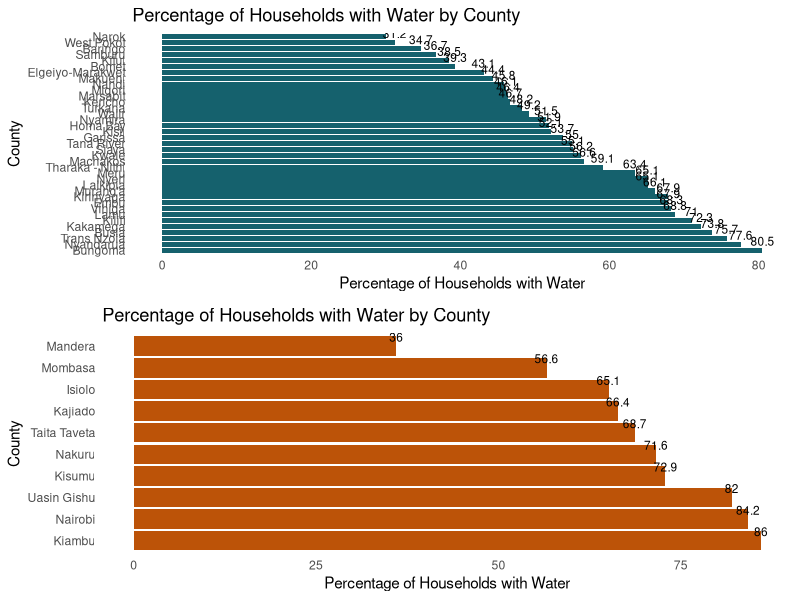
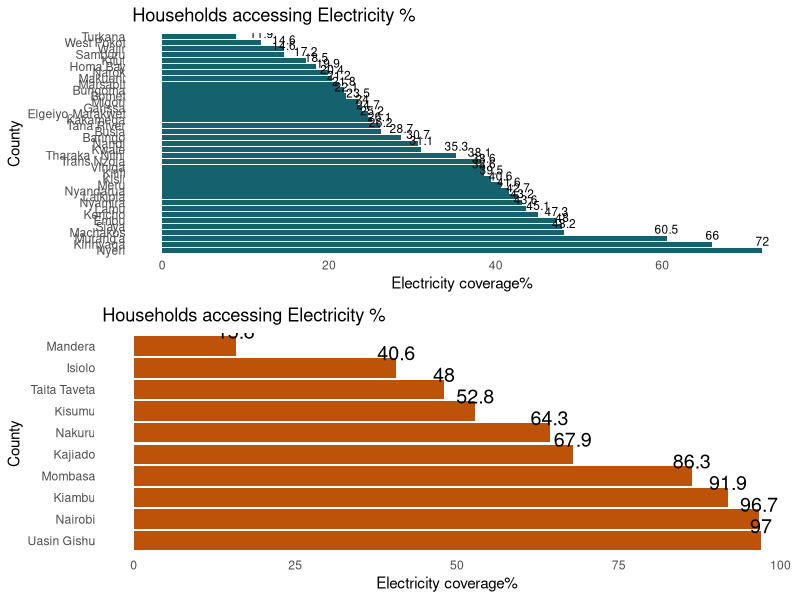
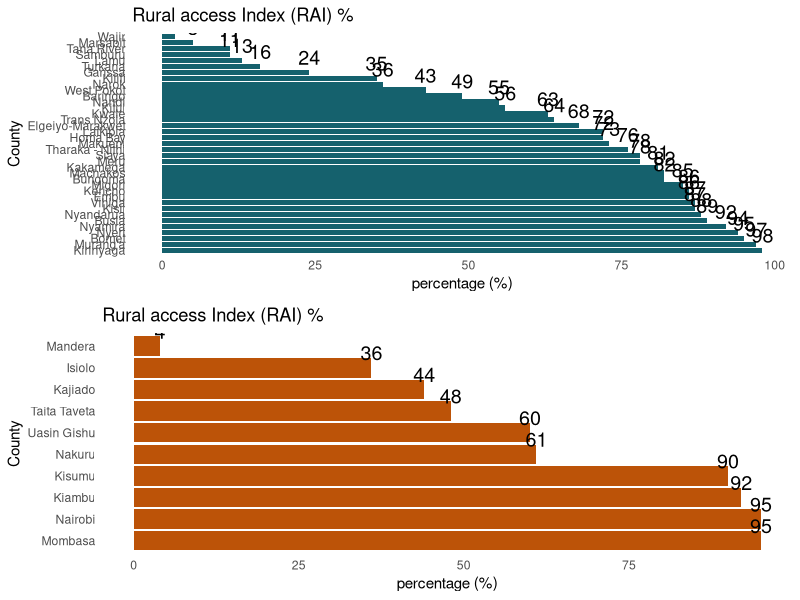
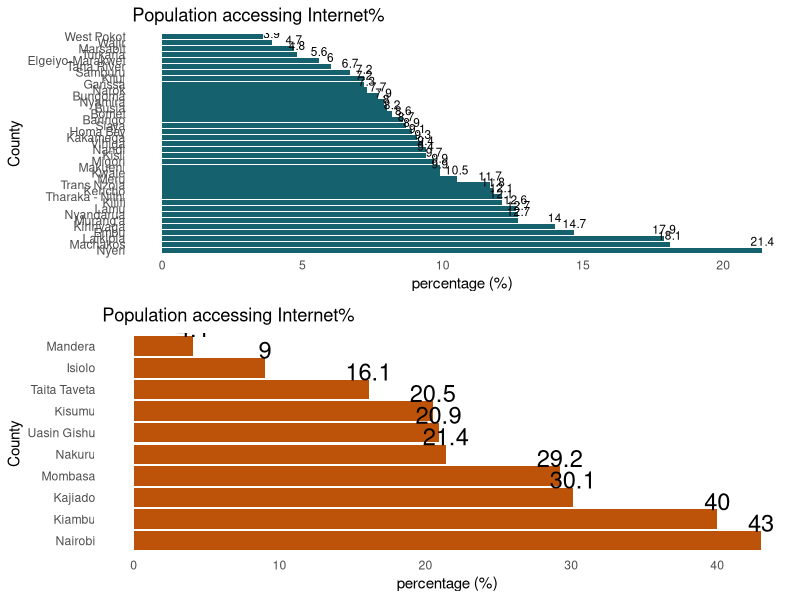
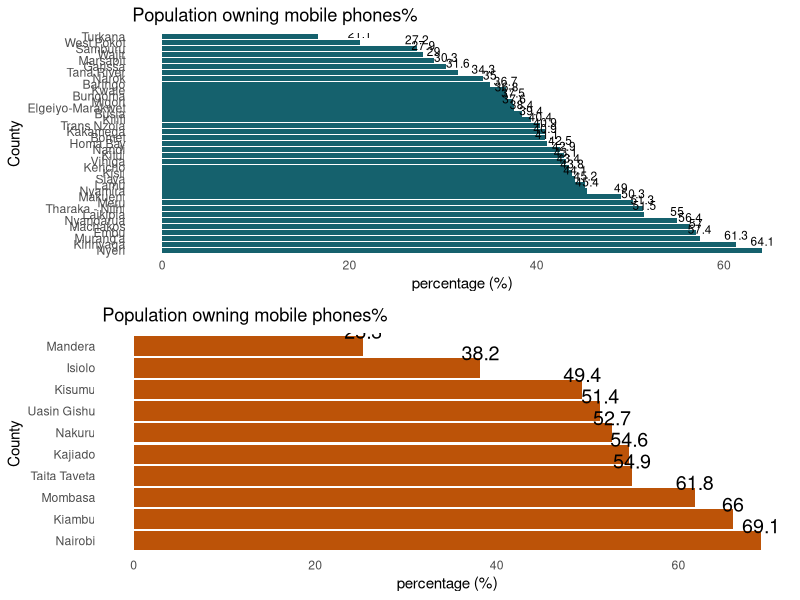

The R source for these figures, in order:
## ---- chunk 1
knitr::opts_chunk$set(echo = F, comment =  NA, message = F, warning = F)
## ---- chunk 2
# load the dataset
setwd("D:/Willy/datathon")
# list.files()
library(readxl)
library(gridExtra)
library(tidyverse)
kenya1<- read_excel("Dataset.xlsx", sheet = "data")
colors = c('#15616D','#BC5308','#C5CAB8','#8AA79F','#FFECD1','#FF7D00', '#FFB569','#001524')
# colnames(kenya1)

## ---- chunk 3
water_county <-kenya1 %>% 
  filter(Status== "Rural") %>% 
  select("County","Status","Households with water %")

fig1<- ggplot(water_county, aes(x = reorder(County, -`Households with water %`), y = `Households with water %`, fill = Status))+
  geom_bar(stat = "identity", position = "dodge",show.legend = FALSE, fill = '#15616D') +
  geom_text(aes(label = `Households with water %`), vjust = -0.5,hjust =0.5, size = 3)+
  labs(title = "Percentage of Households with Water by County",
       x = "County",
       y = "Percentage of Households with Water") +
  theme_minimal()+
  coord_flip()+
   theme(panel.grid = element_blank())
## ---- chunk 4
water_county <-kenya1 %>% 
  filter(Status== "Urban") %>% 
  select("County","Status","Households with water %")

fig2<- ggplot(water_county, aes(x = reorder(County, -`Households with water %`), y = `Households with water %`, fill = Status))+
  geom_bar(stat = "identity", position = "dodge",show.legend = FALSE,fill = '#BC5308') +
  geom_text(aes(label = `Households with water %`), vjust = -0.5,hjust =0.5, size = 3)+
  labs(title = "Percentage of Households with Water by County",
       x = "County",
       y = "Percentage of Households with Water") +
  theme_minimal()+
  coord_flip()+
  theme(panel.grid = element_blank())
## ---- chunk 5

grid.arrange(fig1,fig2,ncol=1)
## ---- chunk 6
# water_county
## ---- chunk 7
Electricity_county<-kenya1 %>% 
  filter(Status=="Rural") %>% 
  select("County","Status","Household with Electricity %") %>% 
  arrange(`Household with Electricity %`)
fig3<-ggplot(Electricity_county, aes(x = reorder(County, -`Household with Electricity %`), y = `Household with Electricity %`, fill = Status))+
  geom_bar(stat = "identity", position = "dodge",show.legend = FALSE, fill= '#15616D') +
  geom_text(aes(label = `Household with Electricity %`), vjust = -0.5,hjust =0.5, size = 3)+
  labs(title = "Households accessing Electricity %",
       x = "County",
       y = "Electricity coverage%") +
  theme_minimal()+
  coord_flip()+
   theme(panel.grid = element_blank())
## ---- chunk 8
Electricity_county<-kenya1 %>% 
  filter(Status=="Urban") %>% 
  select("County","Status","Household with Electricity %") %>% 
  arrange(`Household with Electricity %`)
fig4<-ggplot(Electricity_county, aes(x = reorder(County, -`Household with Electricity %`), y = `Household with Electricity %`, fill = Status))+
  geom_bar(stat = "identity", position = "dodge",show.legend = FALSE,fill= '#BC5308') +
  geom_text(aes(label = `Household with Electricity %`), vjust = -0.5,hjust =0.5, size = 5)+
  labs(title = "Households accessing Electricity %",
       x = "County",
       y = "Electricity coverage%") +
  theme_minimal()+
  coord_flip()+
   theme(panel.grid = element_blank())
## ---- chunk 9
grid.arrange(fig3,fig4,ncol=1)
## ---- chunk 10
Rural_index_county<-kenya1 %>%
  filter(Status=="Rural") %>% 
  select("County","Status","Rural Access Index%") 

fig5<- ggplot(Rural_index_county, aes(x = reorder(County,-`Rural Access Index%`), y = `Rural Access Index%`, fill = Status))+
  geom_bar(stat = "identity", position = "dodge",show.legend = FALSE,fill ='#15616D') +
  geom_text(aes(label = `Rural Access Index%`), vjust = -0.5,hjust =0.5, size = 5)+
  labs(title = "Rural access Index (RAI) %",
       x = "County",
       y = "percentage (%)") +
  theme_minimal()+
  scale_fill_manual(values = colors)+
  coord_flip()+
  theme(panel.grid = element_blank())
## ---- chunk 11
Rural_index_county<-kenya1 %>%
  filter(Status=="Urban") %>% 
  select("County","Status","Rural Access Index%") 

fig6<- ggplot(Rural_index_county, aes(x = reorder(County,-`Rural Access Index%`), y = `Rural Access Index%`, fill = Status))+
  geom_bar(stat = "identity", position = "dodge",show.legend = FALSE, fill = '#BC5308') +
  geom_text(aes(label = `Rural Access Index%`), vjust = -0.5,hjust =0.5, size = 5)+
  labs(title = "Rural access Index (RAI) %",
       x = "County",
       y = "percentage (%)") +
  theme_minimal()+
  scale_fill_manual(values = colors)+
  coord_flip()+
  theme(panel.grid = element_blank())
## ---- chunk 12
grid.arrange(fig5,fig6,ncol=1)
## ---- chunk 13
Internet_county<-kenya1 %>% 
  filter(Status =="Rural") %>% 
  select("County","Status","population accessing internet%") 

fig7<- ggplot(Internet_county, aes(x = reorder(County,-`population accessing internet%`), y = `population accessing internet%`, fill = Status))+
  geom_bar(stat = "identity", position = "dodge",show.legend = FALSE, fill = '#15616D') +
  geom_text(aes(label = `population accessing internet%`), vjust = -0.5,hjust =0.5, size = 3)+
  labs(title = "Population accessing Internet%",
       x = "County",
       y = "percentage (%)") +
  theme_minimal()+
  scale_fill_manual(values = colors)+
  coord_flip()+
  theme(panel.grid = element_blank())
## ---- chunk 14
Internet_county<-kenya1 %>% 
  filter(Status =="Urban") %>% 
  select("County","Status","population accessing internet%") 

fig8<-ggplot(Internet_county, aes(x = reorder(County,-`population accessing internet%`), y = `population accessing internet%`, fill = Status))+
  geom_bar(stat = "identity", position = "dodge",show.legend = FALSE,fill = '#BC5308') +
  geom_text(aes(label = `population accessing internet%`), vjust = -0.5,hjust =0.5, size = 6)+
  labs(title = "Population accessing Internet%",
       x = "County",
       y = "percentage (%)") +
  theme_minimal()+
  scale_fill_manual(values = colors)+
  coord_flip()+
  theme(panel.grid = element_blank())
## ---- chunk 15
grid.arrange(fig7,fig8,ncol=1)
## ---- chunk 16
mobile_phones<-kenya1 %>%
  filter(Status == "Rural") %>% 
  select("County","Status","population owning mobile phones%") 

fig9<- ggplot(mobile_phones, aes(x = reorder(County, -`population owning mobile phones%`), y = `population owning mobile phones%`, fill = Status))+
  geom_bar(stat = "identity", position = "dodge",show.legend = FALSE, fill ='#15616D') +
  geom_text(aes(label = `population owning mobile phones%`), vjust = -0.5,hjust =0.5, size = 3)+
  labs(title = "Population owning mobile phones%",
       x = "County",
       y = "percentage (%)") +
  theme_minimal()+
  scale_fill_manual(values = colors)+
  coord_flip()+theme(panel.grid = element_blank())
## ---- chunk 17
mobile_phones<-kenya1 %>%
  filter(Status == "Urban") %>% 
  select("County","Status","population owning mobile phones%") 

fig10<- ggplot(mobile_phones, aes(x = reorder(County, -`population owning mobile phones%`), y = `population owning mobile phones%`, fill = Status))+
  geom_bar(stat = "identity", position = "dodge",show.legend = FALSE, fill = '#BC5308') +
  geom_text(aes(label = `population owning mobile phones%`), vjust = -0.5,hjust =0.5, size = 5)+
  labs(title = "Population owning mobile phones%",
       x = "County",
       y = "percentage (%)") +
  theme_minimal()+
  scale_fill_manual(values = colors)+
  coord_flip()+theme(panel.grid = element_blank())

## ---- chunk 18
library(gridExtra)
grid.arrange(fig9,fig10,ncol=1)

